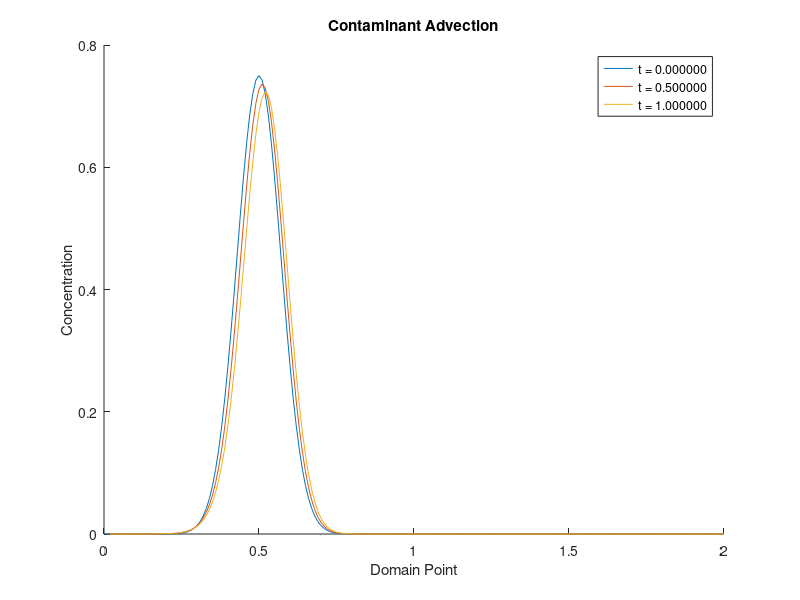

This chart was generated by the following MATLAB code:
    function DiffusionAndAdvection()  
    % -- PRELIMINARY SETUP --
        x_start = 0;    % Lower bound of x
        x_step  = 0.01; % Delta x
        x_end   = 2;    % Upper bound of x
    
        t_start = 0;    % Lower bound of t
        t_step = 0.5;   % Delta t
        t_end = 1;      % Upper bound of t
        
        % Create arrays of x and t values
        xVals = x_start : x_step : x_end;
        tVals = t_start : t_step : t_end;
        
        % Pre-allocating 2D x-by-t matrix in memory
        c = zeros(length(xVals), length(tVals));
        
        % Constant D and v values
        D = 1;
        v = 1;
        
        % c_t -> t = 0 (c_0)
        for x = 1 : length(xVals)
            c(x, 1) = 0.75 * exp(-((xVals(x) - 0.5)/0.1)^2);
        end
        
        % -----------------------
        
        % Loop through all t (time) values
        for t = 1 : length(tVals)-1
                        % Wrap back around to allow for matrix edges to be calculated
            Adv_dt_x = v * (t_step / xVals(1));
            Dif_dt_x = D * (t_step / (xVals(1)^2));
            
            advection =  Adv_dt_x * ((c(2, t) - c(1, t)));
            diffusion =  Dif_dt_x * (((c(2, t) - (2 * c(1, t)) + c(length(xVals), t))));
            c(1, t+1) = c(1, t) + (diffusion - advection);
            
            % Loop through all x (domain) values            
            for x = 2 : length(xVals)-1
                % Calculate delta t over x * velocity values
                Adv_dt_x = v * (t_step / xVals(x));
                % Calculate delta t over x * diffusion values
                Dif_dt_x = D * (t_step / (xVals(x)^2));
                
                % Calculate the contamination value at the current position,
                % at the next time step
                advection =  Adv_dt_x * ((c(x+1, t) - c(x, t)));
                diffusion =  Dif_dt_x * (((c(x+1, t) - (2 * c(x, t)) + c(x - 1, t))));
                c(x, t+1) = c(x, t) + (diffusion - advection);
            end
            

        end
    
        % Plot results from previous calculations
        plotResults(c, xVals, tVals);
end

    function plotResults(c, xVals, tVals)
        figure();        
        
        title('Contaminant Advection');
        xlabel('Domain Point'); 
        ylabel('Concentration'); 

        hold on;
        
        for t = 1 : length(tVals)
            plot(xVals, c(:, t));
        end

        legend(cellstr(num2str(tVals', 't = %f')));
        
        hold off;
    end
